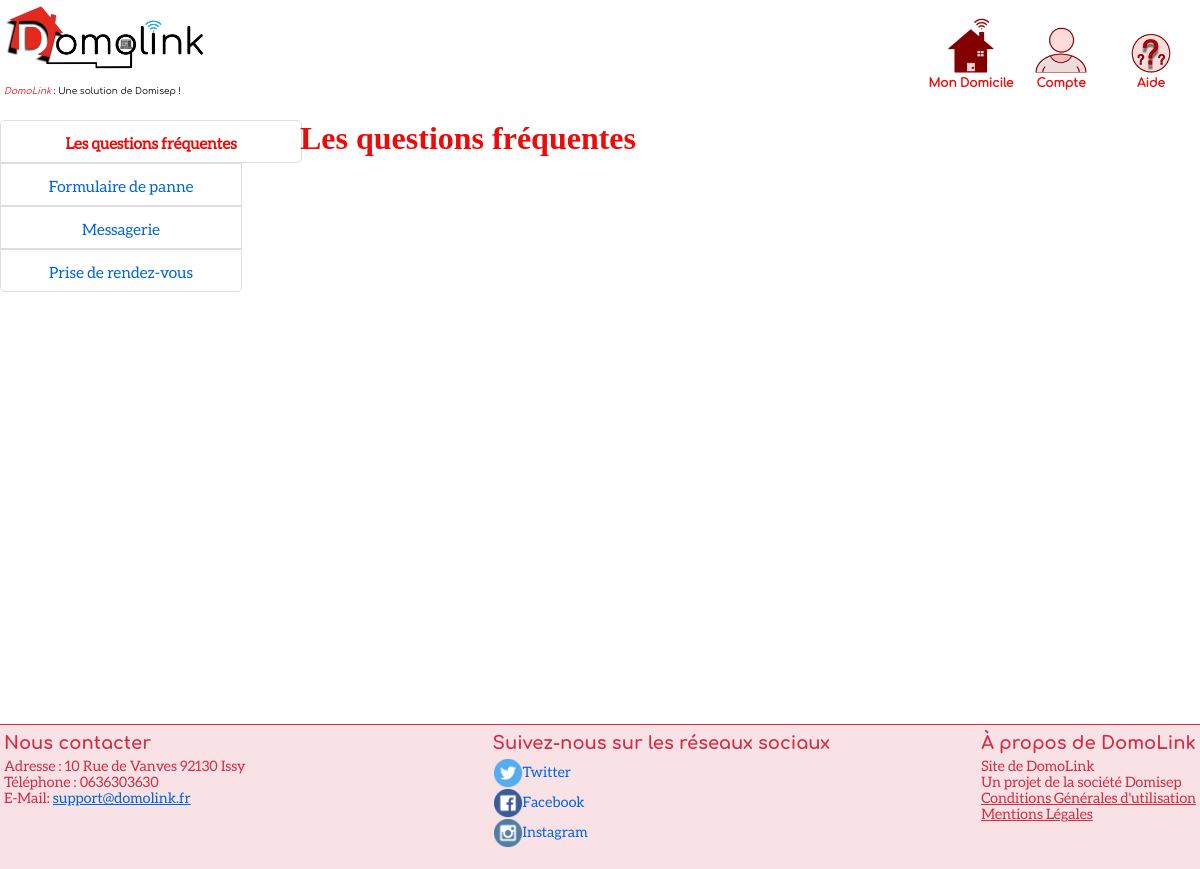
The app's page /DomoLink/aide/routers/router.php (signed in), older data.
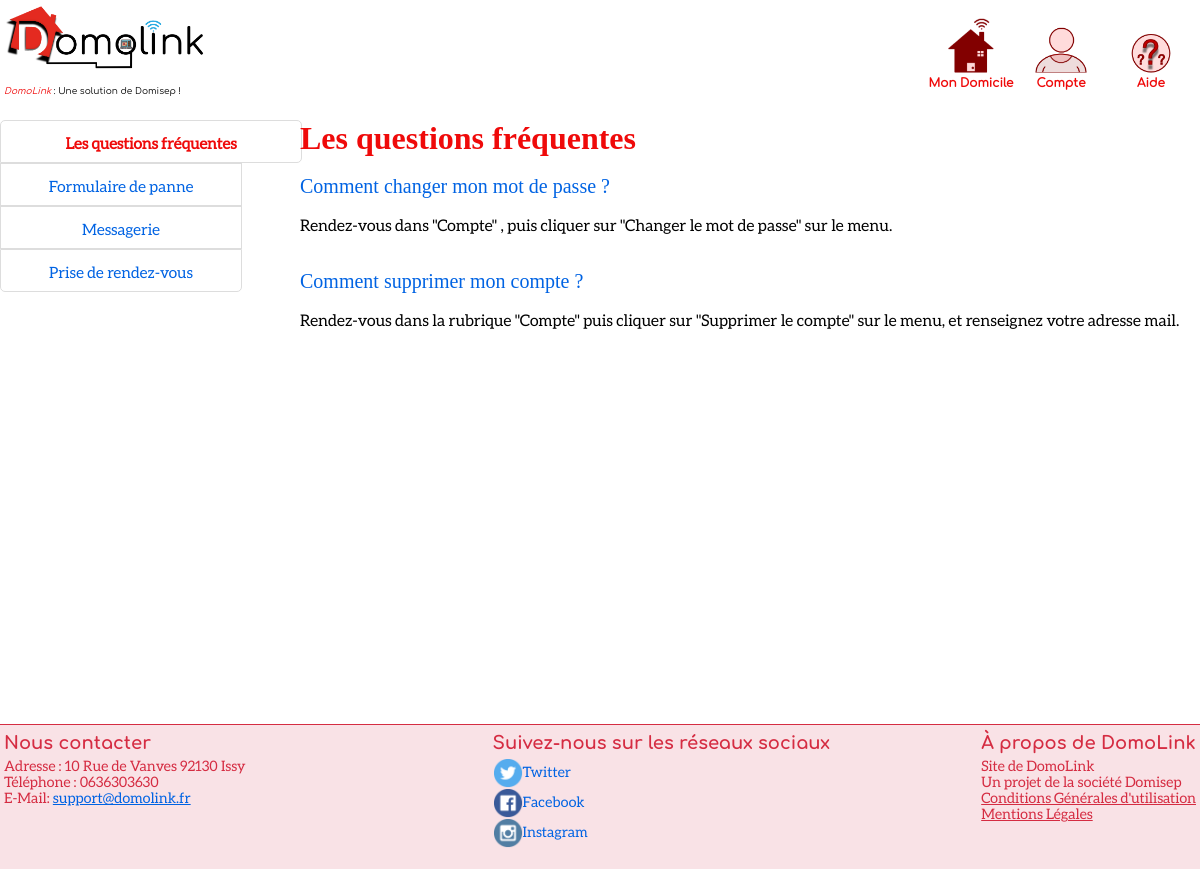
The same page, newer data.
### tables this page shows
CREATE TABLE `FAQ` (
  `id` int(11) NOT NULL,
  `question` mediumtext NOT NULL,
  `reponse` mediumtext NOT NULL
);

### DomoLink/phpRessources/fonctions.php (called while the page is built, shortened)
<?php
class Database
{
    static $instance = null;
    static function init()
    {
        if (self::$instance == null) {
            try {
                self::$instance = new PDO('mysql:host=localhost;dbname=Domolink;charset=utf8', 'root', 'alpine');
            } catch (Exception $e) {
                header($_SERVER['SERVER_PROTOCOL'] . ' 500 Internal Server Error', true, 500);
                echo "<script>alert('Impossible de se connecter à la base de donnée !{$e->getMessage()}');</script>";
                echo "La base de donnée est inaccessible :(, reconnectez vous dans quelques temps.";
                self::$instance = null;
            }
        }
    }
    static function execute($command, $array = null)
    {
        if (gettype($command) != "string" || ($array != null && gettype($array) != "array")) {
            return null;
        } else {
            try {
                if ($array == null)
                    $req = self::$instance->query($command);
                else {
                    $req = self::$instance->prepare($command);
                }
                $req->execute($array);
                return $req;
            } catch (Exception $e) {
                return null;
            }
        }
    }
}

### DomoLink/aide/controllers/controller.php (called while the page is built, shortened)
 <?php
require "../../aide/models/model.php";
function questions_frequentes(){
    require "../../aide/views/faq.php";
}
function chercheQuestion(){
    afficherQuestion();
}
?>

### DomoLink/aide/models/model.php (the view, shortened to what this page needs)
<?php
include_once("../../phpRessources/fonctions.php");
        ?>
        <?php
function afficherQuestion()
{
    $req = DataBase::execute('SELECT * FROM FAQ');
    while ($donnees = $req->fetch()) {
        ?>
        <div class="question"> <?php echo $donnees['question'] ?> </div> <br>
        <div class="reponse"> <?php echo $donnees['reponse'] ?> </div> <br> <br>
        <?php
    }
}

Row changes from the older to the newer data that the page shows:
added faq: question "Comment changer mon mot de passe ?", reponse "Rendez-vous dans \"Compte\" , puis cliquer sur \"Changer le mot de passe\" sur le menu."
added faq: question "Comment supprimer mon compte ?", reponse "Rendez-vous dans la rubrique \"Compte\" puis cliquer sur \"Supprimer le compte\" sur le menu, et renseignez votre adresse mail."
